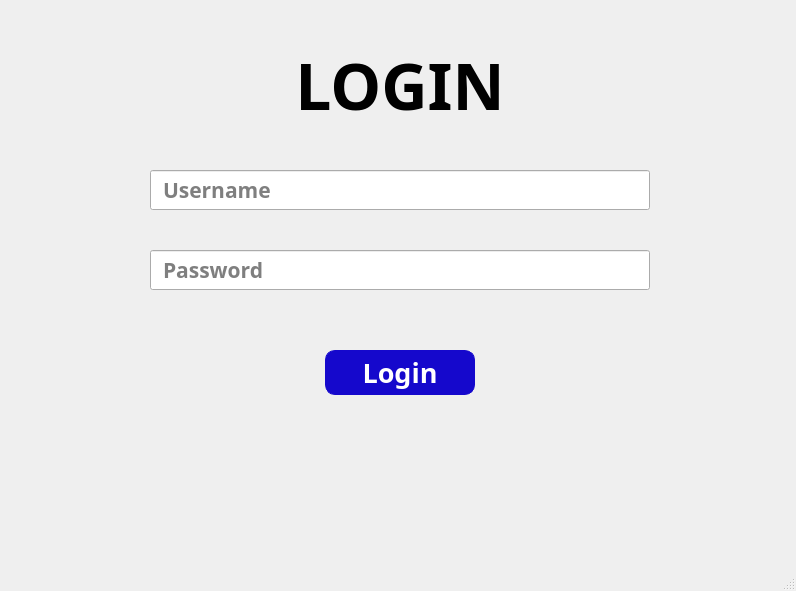
<?xml version="1.0" encoding="UTF-8"?>
<ui version="4.0">
 <class>MainWindow</class>
 <widget class="QMainWindow" name="MainWindow">
  <property name="geometry">
   <rect>
    <x>0</x>
    <y>0</y>
    <width>796</width>
    <height>591</height>
   </rect>
  </property>
  <property name="windowTitle">
   <string>MainWindow</string>
  </property>
  <widget class="QWidget" name="centralwidget">
   <widget class="QLabel" name="label">
    <property name="geometry">
     <rect>
      <x>250</x>
      <y>50</y>
      <width>300</width>
      <height>70</height>
     </rect>
    </property>
    <property name="font">
     <font>
      <family>Nunito Sans Normal ExtraBold</family>
      <pointsize>48</pointsize>
      <weight>75</weight>
      <bold>true</bold>
     </font>
    </property>
    <property name="text">
     <string>LOGIN</string>
    </property>
    <property name="alignment">
     <set>Qt::AlignCenter</set>
    </property>
   </widget>
   <widget class="QLineEdit" name="lineEdit_username">
    <property name="geometry">
     <rect>
      <x>150</x>
      <y>170</y>
      <width>500</width>
      <height>40</height>
     </rect>
    </property>
    <property name="font">
     <font>
      <family>Nunito Sans Normal SemiBold</family>
      <pointsize>16</pointsize>
      <weight>75</weight>
      <bold>true</bold>
     </font>
    </property>
    <property name="styleSheet">
     <string notr="true">padding-left: 10px;</string>
    </property>
    <property name="placeholderText">
     <string>Username</string>
    </property>
   </widget>
   <widget class="QLineEdit" name="lineEdit_password">
    <property name="geometry">
     <rect>
      <x>150</x>
      <y>250</y>
      <width>500</width>
      <height>40</height>
     </rect>
    </property>
    <property name="font">
     <font>
      <family>Nunito Sans Normal SemiBold</family>
      <pointsize>16</pointsize>
      <weight>75</weight>
      <bold>true</bold>
     </font>
    </property>
    <property name="styleSheet">
     <string notr="true">padding-left: 10px;</string>
    </property>
    <property name="placeholderText">
     <string>Password</string>
    </property>
   </widget>
   <widget class="QPushButton" name="pushButton_login">
    <property name="geometry">
     <rect>
      <x>325</x>
      <y>350</y>
      <width>150</width>
      <height>45</height>
     </rect>
    </property>
    <property name="font">
     <font>
      <family>Nunito Sans Normal ExtraBold</family>
      <pointsize>20</pointsize>
      <weight>75</weight>
      <bold>true</bold>
     </font>
    </property>
    <property name="styleSheet">
     <string notr="true">QPushButton{
	border-radius: 10px;
	border: 1px solid rgb(21, 8, 204);
	background-color: rgb(21, 8, 204);
	color: white;
}

QPushButton:hover{
	color: rgb(21, 8, 204);
	background-color: white;
}

QPushButton:pressed{
	padding-top: 3px;
	padding-left: 3px;
}</string>
    </property>
    <property name="text">
     <string>Login</string>
    </property>
   </widget>
  </widget>
  <widget class="QMenuBar" name="menubar">
   <property name="geometry">
    <rect>
     <x>0</x>
     <y>0</y>
     <width>796</width>
     <height>26</height>
    </rect>
   </property>
  </widget>
  <widget class="QStatusBar" name="statusbar"/>
 </widget>
 <resources/>
 <connections/>
</ui>
